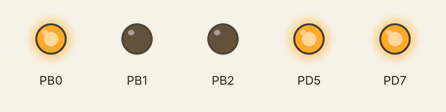
Bench run of a program on a simulated ATmega328P, built with avr-gcc and emulated at 11.0592 MHz. Parts: output pins drawn as LEDs (lit = HIGH). At 0.2 s the program stops and its outputs stay as they are.

Above: at 0.1 s.
Timing chart, 0 to 1.6 s (numbered marks = the images above):
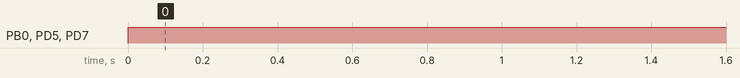

Measured:
- by itself, PB0, PD5, PD7: LOW → HIGH at 0.00 s

The program:

buttonAdvanced.c
```c
/*
 * buttonAdvanced.c
 *
 * Created: 3/9/2016 10:29:32 PM
 *  Author: Sili
 *
 * Description: This project will illustrate a bit more advanced usage of buttons on our development board
 */

#define F_CPU 11059200UL

#include <avr/io.h>
#include <util/delay.h>
/*
* Funkcija reset-uje LED diode kad ih previse shift-ujemo
*/
void regulation()
{
	_delay_ms(100);
	if(PORTB == 0b00001000)
	{
		PORTB = 0b00000001;
	}
	else if(PORTB == 0b00000000)
	{
		PORTB = 0b00000100;
	}
}
int main(void)
{
	DDRB |= (1<<0) | (1<<1) | (1<<2);
	PORTB = (1<<PB0) & (1<<PB1) & (1<<PB2);

	DDRD |= (1 << PD7) | (1 << PD5);
	PORTD |= (1 << PD7) | (1 << PD5);

	PORTB |= (1 << PB0);

	while(1)
	{
		if(!(PIND & (1<<PD7)))
		{
			_delay_ms(100);
			PORTB = (PORTB >> 1);
		}
		else if(!(PIND & (1<<PD5)))
		{
			_delay_ms(100);
			PORTB = (PORTB << 1);
		}
		regulation();
	}
}
```
